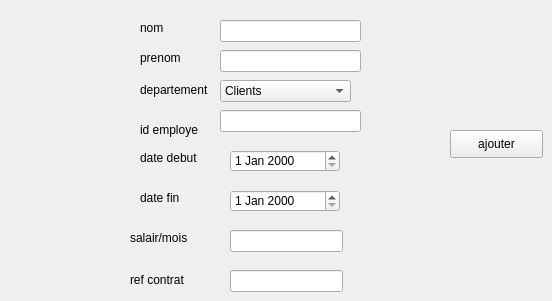
      <widget class="QWidget" name="tab">
       <attribute name="title">
        <string>ajouter</string>
       </attribute>
       <widget class="QPushButton" name="pushButton">
        <property name="geometry">
         <rect>
          <x>450</x>
          <y>130</y>
          <width>93</width>
          <height>28</height>
         </rect>
        </property>
        <property name="styleSheet">
         <string notr="true"/>
        </property>
        <property name="inputMethodHints">
         <set>Qt::ImhNone</set>
        </property>
        <property name="text">
         <string>ajouter</string>
        </property>
       </widget>
       <widget class="QLineEdit" name="lineEdit">
        <property name="geometry">
         <rect>
          <x>220</x>
          <y>20</y>
          <width>141</width>
          <height>22</height>
         </rect>
        </property>
        <property name="inputMethodHints">
         <set>Qt::ImhNone</set>
        </property>
        <property name="text">
         <string extracomment="like salah"/>
        </property>
        <property name="dragEnabled">
         <bool>false</bool>
        </property>
        <property name="placeholderText">
         <string/>
        </property>
       </widget>
       <widget class="QLabel" name="label">
        <property name="geometry">
         <rect>
          <x>140</x>
          <y>20</y>
          <width>55</width>
          <height>16</height>
         </rect>
        </property>
        <property name="text">
         <string>nom</string>
        </property>
       </widget>
       <widget class="QLabel" name="label_2">
        <property name="geometry">
         <rect>
          <x>140</x>
          <y>50</y>
          <width>55</width>
          <height>16</height>
         </rect>
        </property>
        <property name="text">
         <string>prenom</string>
        </property>
       </widget>
       <widget class="QLabel" name="label_4">
        <property name="geometry">
         <rect>
          <x>140</x>
          <y>80</y>
          <width>81</width>
          <height>20</height>
         </rect>
        </property>
        <property name="text">
         <string>departement</string>
        </property>
       </widget>
       <widget class="QLineEdit" name="lineEdit_2">
        <property name="geometry">
         <rect>
          <x>220</x>
          <y>50</y>
          <width>141</width>
          <height>22</height>
         </rect>
        </property>
        <property name="readOnly">
         <bool>false</bool>
        </property>
       </widget>
       <widget class="QDateEdit" name="dateEdit_4">
        <property name="geometry">
         <rect>
          <x>230</x>
          <y>150</y>
          <width>110</width>
          <height>22</height>
         </rect>
        </property>
       </widget>
       <widget class="QDateEdit" name="dateEdit_5">
        <property name="geometry">
         <rect>
          <x>230</x>
          <y>190</y>
          <width>110</width>
          <height>22</height>
         </rect>
        </property>
       </widget>
       <widget class="QLineEdit" name="lineEdit_20">
        <property name="geometry">
         <rect>
          <x>230</x>
          <y>230</y>
          <width>113</width>
          <height>22</height>
         </rect>
        </property>
       </widget>
       <widget class="QLineEdit" name="lineEdit_21">
        <property name="geometry">
         <rect>
          <x>230</x>
          <y>270</y>
          <width>113</width>
          <height>22</height>
         </rect>
        </property>
       </widget>
       <widget class="QLabel" name="label_6">
        <property name="geometry">
         <rect>
          <x>130</x>
          <y>230</y>
          <width>81</width>
          <height>16</height>
         </rect>
        </property>
        <property name="text">
         <string>salair/mois</string>
        </property>
       </widget>
       <widget class="QLabel" name="label_7">
        <property name="geometry">
         <rect>
          <x>140</x>
          <y>120</y>
          <width>71</width>
          <height>20</height>
         </rect>
        </property>
        <property name="text">
         <string>id employe</string>
        </property>
       </widget>
       <widget class="QLabel" name="label_3">
        <property name="geometry">
         <rect>
          <x>140</x>
          <y>150</y>
          <width>71</width>
          <height>16</height>
         </rect>
        </property>
        <property name="text">
         <string>date debut</string>
        </property>
       </widget>
       <widget class="QLabel" name="label_5">
        <property name="geometry">
         <rect>
          <x>140</x>
          <y>190</y>
          <width>55</width>
          <height>16</height>
         </rect>
        </property>
        <property name="text">
         <string>date fin</string>
        </property>
       </widget>
       <widget class="QLineEdit" name="lineEdit_3">
        <property name="geometry">
         <rect>
          <x>220</x>
          <y>110</y>
          <width>141</width>
          <height>22</height>
         </rect>
        </property>
       </widget>
       <widget class="QLabel" name="label_9">
        <property name="geometry">
         <rect>
          <x>130</x>
          <y>270</y>
          <width>81</width>
          <height>20</height>
         </rect>
        </property>
        <property name="text">
         <string>ref contrat</string>
        </property>
       </widget>
       <widget class="QComboBox" name="departement_box">
        <property name="geometry">
         <rect>
          <x>220</x>
          <y>80</y>
          <width>131</width>
          <height>22</height>
         </rect>
        </property>
        <item>
         <property name="text">
          <string>Clients</string>
         </property>
        </item>
        <item>
         <property name="text">
          <string>Ventes</string>
         </property>
        </item>
        <item>
         <property name="text">
          <string>Employes</string>
         </property>
        </item>
        <item>
         <property name="text">
          <string>Produits</string>
         </property>
        </item>
        <item>
         <property name="text">
          <string>Marketing</string>
         </property>
        </item>
       </widget>
      </widget>
